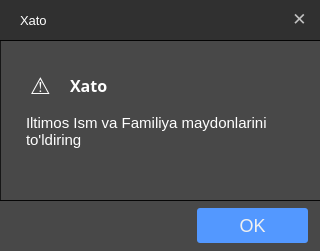
<?xml version="1.0" encoding="UTF-8"?>
<ui version="4.0">
 <class>warning</class>
 <widget class="QDialog" name="warning">
  <property name="geometry">
   <rect>
    <x>0</x>
    <y>0</y>
    <width>320</width>
    <height>251</height>
   </rect>
  </property>
  <property name="windowTitle">
   <string>Dialog</string>
  </property>
  <property name="styleSheet">
   <string notr="true">background-image: url(:/images/img/alert.png);</string>
  </property>
  <widget class="QFrame" name="frame_2">
   <property name="geometry">
    <rect>
     <x>0</x>
     <y>0</y>
     <width>320</width>
     <height>41</height>
    </rect>
   </property>
   <property name="minimumSize">
    <size>
     <width>320</width>
     <height>0</height>
    </size>
   </property>
   <property name="maximumSize">
    <size>
     <width>320</width>
     <height>16777215</height>
    </size>
   </property>
   <property name="cursor">
    <cursorShape>ArrowCursor</cursorShape>
   </property>
   <property name="styleSheet">
    <string notr="true">QFrame{
background:rgba(0,0,0,0.80);
}
QFrame{

border-radius:none;

}

QFrame:hover{
background:rgba(0,0,0,0.9);
}</string>
   </property>
   <property name="frameShape">
    <enum>QFrame::StyledPanel</enum>
   </property>
   <property name="frameShadow">
    <enum>QFrame::Raised</enum>
   </property>
   <widget class="QLabel" name="label_2">
    <property name="geometry">
     <rect>
      <x>20</x>
      <y>10</y>
      <width>61</width>
      <height>21</height>
     </rect>
    </property>
    <property name="font">
     <font>
      <pointsize>10</pointsize>
     </font>
    </property>
    <property name="styleSheet">
     <string notr="true">
color:white;
background:transparent;</string>
    </property>
    <property name="text">
     <string>Xato</string>
    </property>
   </widget>
   <widget class="QPushButton" name="btn_close">
    <property name="geometry">
     <rect>
      <x>279</x>
      <y>0</y>
      <width>41</width>
      <height>38</height>
     </rect>
    </property>
    <property name="font">
     <font>
      <pointsize>13</pointsize>
     </font>
    </property>
    <property name="cursor">
     <cursorShape>PointingHandCursor</cursorShape>
    </property>
    <property name="styleSheet">
     <string notr="true">QPushButton{
background:rgba(0, 0, 0,0.01);
color:silver;

border-radius:none;
}


QPushButton:hover{
background:red;
color:white
}</string>
    </property>
    <property name="text">
     <string>✕</string>
    </property>
   </widget>
  </widget>
  <widget class="QFrame" name="frame">
   <property name="geometry">
    <rect>
     <x>0</x>
     <y>40</y>
     <width>321</width>
     <height>161</height>
    </rect>
   </property>
   <property name="styleSheet">
    <string notr="true">QFrame{
	background: rgba(0,0,0,0.7);
}

QFrame:hover{
	background: rgba(0,0,0,0.8);
}</string>
   </property>
   <property name="frameShape">
    <enum>QFrame::StyledPanel</enum>
   </property>
   <property name="frameShadow">
    <enum>QFrame::Raised</enum>
   </property>
   <widget class="QLabel" name="label_6">
    <property name="geometry">
     <rect>
      <x>70</x>
      <y>30</y>
      <width>131</width>
      <height>31</height>
     </rect>
    </property>
    <property name="font">
     <font>
      <family>Segoe UI Semilight</family>
      <pointsize>12</pointsize>
      <weight>75</weight>
      <bold>true</bold>
      <underline>false</underline>
     </font>
    </property>
    <property name="styleSheet">
     <string notr="true">
color:white;
background:transparent;</string>
    </property>
    <property name="text">
     <string>Xato</string>
    </property>
   </widget>
   <widget class="QLabel" name="label_7">
    <property name="geometry">
     <rect>
      <x>30</x>
      <y>20</y>
      <width>41</width>
      <height>51</height>
     </rect>
    </property>
    <property name="font">
     <font>
      <pointsize>17</pointsize>
      <weight>50</weight>
      <italic>false</italic>
      <bold>false</bold>
      <underline>false</underline>
      <strikeout>false</strikeout>
      <kerning>true</kerning>
     </font>
    </property>
    <property name="styleSheet">
     <string notr="true">
color:white;
background:transparent;</string>
    </property>
    <property name="text">
     <string>⚠</string>
    </property>
   </widget>
   <widget class="QPlainTextEdit" name="txt_error">
    <property name="enabled">
     <bool>false</bool>
    </property>
    <property name="geometry">
     <rect>
      <x>22</x>
      <y>70</y>
      <width>281</width>
      <height>61</height>
     </rect>
    </property>
    <property name="font">
     <font>
      <pointsize>11</pointsize>
     </font>
    </property>
    <property name="styleSheet">
     <string notr="true">QPlainTextEdit{
background:transparent;
border:none;
color:white;}

QPlainTextEdit:hover{
color:white;
}</string>
    </property>
    <property name="plainText">
     <string>Iltimos Ism va Familiya maydonlarini to'ldiring</string>
    </property>
   </widget>
  </widget>
  <widget class="QFrame" name="frame_3">
   <property name="geometry">
    <rect>
     <x>0</x>
     <y>200</y>
     <width>321</width>
     <height>51</height>
    </rect>
   </property>
   <property name="styleSheet">
    <string notr="true">QFrame{
background:rgba(0,0,0,0.7);
}
QFrame{

border-radius:none;

}
</string>
   </property>
   <property name="frameShape">
    <enum>QFrame::StyledPanel</enum>
   </property>
   <property name="frameShadow">
    <enum>QFrame::Raised</enum>
   </property>
   <widget class="QPushButton" name="btn_ok">
    <property name="geometry">
     <rect>
      <x>197</x>
      <y>8</y>
      <width>111</width>
      <height>35</height>
     </rect>
    </property>
    <property name="cursor">
     <cursorShape>PointingHandCursor</cursorShape>
    </property>
    <property name="styleSheet">
     <string notr="true">
QPushButton{
background:rgb(83, 152, 255);
border-radius:3px;
color:rgb(240, 240, 240);
font-size:18px;
}

QPushButton:hover{
background:rgb(68, 117, 222);
color:white;
font-size:18.5px;
 }
</string>
    </property>
    <property name="text">
     <string>OK</string>
    </property>
   </widget>
  </widget>
 </widget>
 <resources>
  <include location="../images.qrc"/>
 </resources>
 <connections/>
</ui>
